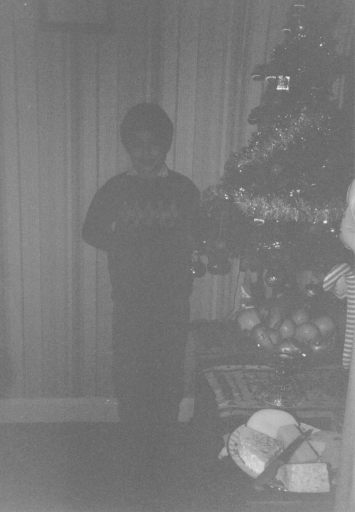
#> input picture Lab3/images/christmas.png, 355 x 512 px
$ jupyter execute --allow-errors LABexc3-ELE510-2022.ipynb
#> lines starting #> are read from the running program, lines starting #| are printed output that depends on the picture
# ELE510 Image Processing with robot vision: LAB, Exercise 3, Histogram and point transformations

**Purpose:** *To learn about the image histogram, histogram equalization and image noise.*

The theory for this exercise can be found in chapter 3 of the text book [1]. Supplementary information can found in chapter 1, 2 and 3 in the compendium [2]. See also the following documentations for help:
- [OpenCV](https://opencv.org/opencv-python-free-course/)
- [numpy](https://numpy.org/doc/stable/)
- [matplotlib](https://matplotlib.org/stable/contents.html)

**IMPORTANT:** Read the text carefully before starting the work. In
many cases it is necessary to do some preparations before you start the work
on the computer. Read necessary theory and answer the theoretical part
frst. The theoretical and experimental part should be solved individually.
The notebook must be approved by the lecturer or his assistant.

**Approval:**
<div class="alert alert-block alert-success">
The current notebook should be submitted on CANVAS as a single pdf file.
</div>

<div class="alert alert-block alert-info">
    To export the notebook in a pdf format, goes to File -> Download as -> PDF via LaTeX (.pdf).
</div>

**Note regarding the notebook**: The theoretical questions can be answered directly on the notebook using a *Markdown* cell and LaTex commands (if relevant). In alternative, you can attach a scan (or an image) of the answer directly in the cell.

Possible ways to insert an image in the markdown cell:

``

``

**Under you will find parts of the solution that is already programmed.**

<div class="alert alert-block alert-info">
    <p>You have to fill out code everywhere it is indicated with `...`</p>
    <p>The code section under `######## a)` is answering subproblem a) etc.</p>
</div>

## Problem 1

The histogram for an image of a **black** and **white** football and **grey** background is
$[0,520,920,490,30,40,5910,24040,6050,80,20,80,440,960,420,0]$, where 16 gray levels are used.

The diameter of the football is $d = 230\text{mm}$.

Use these information to find the pixel size, $\Delta x = \Delta y$.

**Describe the steps to arrive to the solution.**

<details style="margin-top:20px">
    <summary>
        <font size="2" color="green"><b>Click here for an optional hint</b></font>
    </summary>
    1. The area of the ball is given by: $A = \pi \cdot (d/2)^2$ == (number_of_pixels $\cdot$ area_single_pixel)
</details>

[cell 1]
import matplotlib.pyplot as plt
import math

[cell 2]
d = 230
A = round(math.pi * (d/2)**2, 2)
print("A = ", A, ", d = ", d)

[cell 3]
histogram = [0,520,920,490,30,40,5910,24040,6050,80,20,80,440,960,420,0]
gray_levels = 16
plt.bar(range(gray_levels), histogram)
plt.xlabel('Gray Level')
plt.ylabel('Number of Pixels')
plt.title('Histogram of the number of pixels')
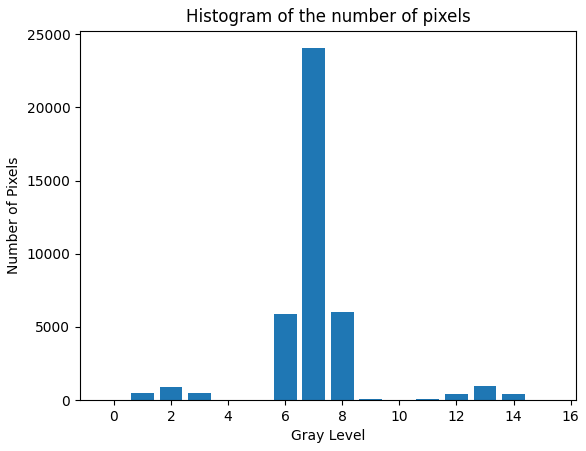
#> figure drawn by matplotlib, 1 panel; tallest bar 24040 high, from x = 6.6 to 7.4

[cell 4]
# num_pizels is first four and last four gray levels
num_pixels = sum(histogram[:4] + histogram[-4:])
num_pixels

To find the pixel size we need to calculate the following:
 - d = 230mm
 - number\_of\_pixels = 3750

 - $A = \pi \cdot (d/2)^2 = (number \_ of \_ pixels \cdot area \_ single \_ pixel)$

 - $Δx = \sqrt{\frac{A}{number \_ of \_ pixels}}$

[cell 5]
# Pixel size then becomes
pixel_size = round(math.sqrt(A / num_pixels), 2)
pixel_size

<div class="alert alert-block alert-info">
    <p>The solution of problem 1 should be:</p>

    Δx = Δy = 3.33mm or, if you have taken different level of gray into consideration, Δx = Δy = 3.22mm
</div>

## Problem 2

For images, such as `./images/christmas.png`, some processing is normally desired to improve the contrast. The simplest approach for doing this is called histogram stretching. For a given image, where the used pixel values range from $g_{\text{min}}$ to $g_{\text{max}}$ we can spread these so they cover the entire $[0, G-1]$ range. The formula for histogram stretching is given by:

\begin{equation*}
	g_{\text{new}} = \left\lfloor {\frac{g_{\text{old}}-g_{\text{min}}}{g_{\text{max}}-g_{\text{min}}}G + 0.5} \right\rfloor
\end{equation*}

Where $g_{\text{old}}$ is an old pixel value, and $g_{\text{new}}$ a new pixel value.

**a)** Make a small Python function, taking an image as input, perform histogram stretching using the previous equation, and giving the increased contrast image as output. Use an 8-bit grayscale range (G=255). Show and explain the result using `./images/christmas.png` as an example.

[cell 6]
# Import the packages
import cv2
import numpy as np
import matplotlib.pyplot as plt

[cell 7]
"""
Function that takes in input an image and return the same image stretched.
"""
def histogram_stretch(img):
    G, g_min, g_max = 255, np.min(img), np.max(img)
    return  ((img - g_min) / (g_max - g_min) * G + 0.5).astype(np.uint8)

[cell 8]
# Read the image and convert it to RGB channels
img = cv2.imread("./images/christmas.png")
#> img is the input picture: shape (512, 355, 3); min 98, max 240, mean 120.6
img = cv2.cvtColor(img, cv2.COLOR_BGR2RGB)

# Use the function to improve the contrast of the image
img_stretch = histogram_stretch(img)
#> in histogram_stretch, `G, g_min, g_max = 255, np.min(img), np.max(img)`: G = 255; g_min = 98; g_max = 240
#> in histogram_stretch, `return  ((img - g_min) / (g_max - g_min) * G + 0.5).astype(np.uint8)`:
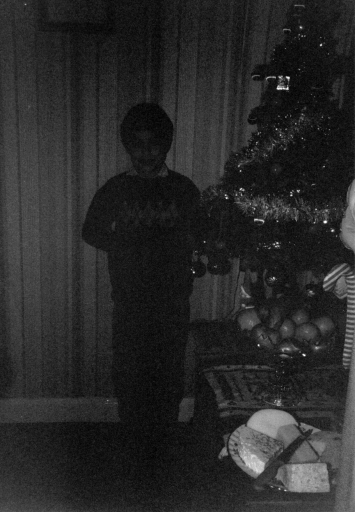
#> returned value: shape (512, 355, 3); min 0, max 255, mean 40.5

plt.figure(figsize=(20,20))
plt.subplot(221)
plt.imshow(img)
plt.title('Normal image')
plt.subplot(222)
plt.imshow(img_stretch)
plt.title('Stretched image')
plt.show()
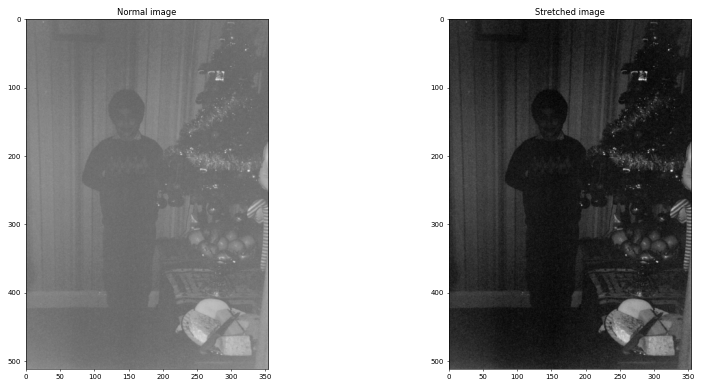
#> figure drawn by matplotlib, 2 panels

## Problem 3

In this experiment we use **four** images.
The two first are gray level images, `./images/pout.jpg` and `./images/tire.jpg`.
The other two are colour images captured with a standard digital camera.
We want to study image enhancement with histogram equalization.

*We simplify by using only gray level images*.
Therefore, the colour images are first read to gray level; a grey level image can be imported using the flag (`cv2.IMREAD_GRAYSCALE`).
The colour images are `./images/waterfall2.jpg` and `./images/restaurantSpain.jpg`, available from CANVAS.

<details style="margin-top:20px">
    <summary>
        <font size="2" color="green"><b>Click here for optional hints</b></font>
    </summary>
    <p>1. Make a Python function or script that do histogram equalization <code>cv2.equalizeHist</code>, </p>
    <p>2. computes the histograms <code>plt.hist</code> for both the input image and the output image, </p>
    <p>3. and displays both images with histograms in the same figure (use <code>plt.figure</code> and <code>plt.subplot</code>).</p>
</details>

**a)** Use Python and find the histograms for the images.

[cell 9]
img_path = "./images/"
Images = ["pout", "tire", "waterfall2", "restaurantSpain"]
gral_lvl_images = ('pout', 'tire')
colour_images = ('waterfall2', 'restaurantSpain')

**b)** Perform histogram equalization of these images and find the new histograms.

[cell 10]
def Histogram_equalization(images):
    fig, axes = plt.subplots(4, len(images), figsize=(20,20))

    for i, image in enumerate(images):
        image_path = img_path + image + ".jpg"
        image_data = cv2.imread(image_path, cv2.IMREAD_GRAYSCALE) if image in gral_lvl_images else cv2.imread(image_path)[:,:,0]
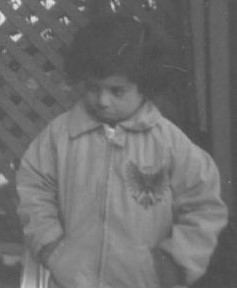
#> input picture Lab3/images/pout.jpg, 237 x 288 px
#> image_data is the input picture: shape (288, 237); min 70, max 236, mean 110.6
        image_equalized = cv2.equalizeHist(image_data)
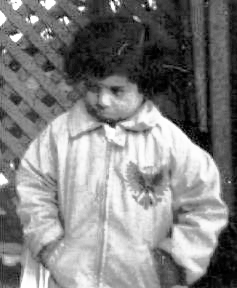
#> image_equalized: shape (288, 237); min 0, max 255, mean 129.5

        axes[0, i].imshow(image_data, cmap='gray')
        axes[0, i].set_title(image + " original")

        axes[1, i].hist(image_data.ravel(), 256, [0, 256])
        axes[1, i].set_title(image + " original histogram")

        axes[2, i].imshow(image_equalized, cmap='gray')
        axes[2, i].set_title(image + " equalized")

        axes[3, i].hist(image_equalized.ravel(), 256, [0, 256])
        axes[3, i].set_title(image + " equalized histogram")
#> pass 2 of the loop in Histogram_equalization, `for i, image in enumerate(images):`:
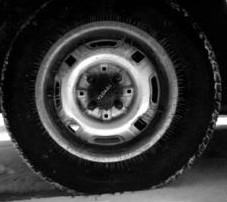
#> input picture Lab3/images/tire.jpg, 227 x 202 px
#> in Histogram_equalization, image_data is the input picture: shape (202, 227); min 0, max 255, mean 53.1
#> in Histogram_equalization, `image_equalized = cv2.equalizeHist(image_data)`:
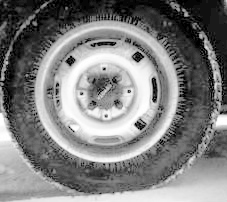
#> image_equalized: shape (202, 227); min 0, max 255, mean 126.3

    plt.show()

#> (the rest of this cell did not finish here and is left out)
